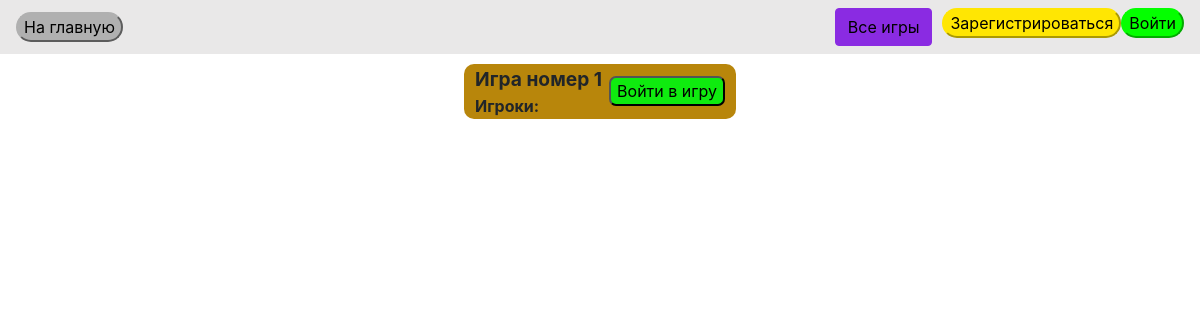
The app's page /home/all_games/, older data.
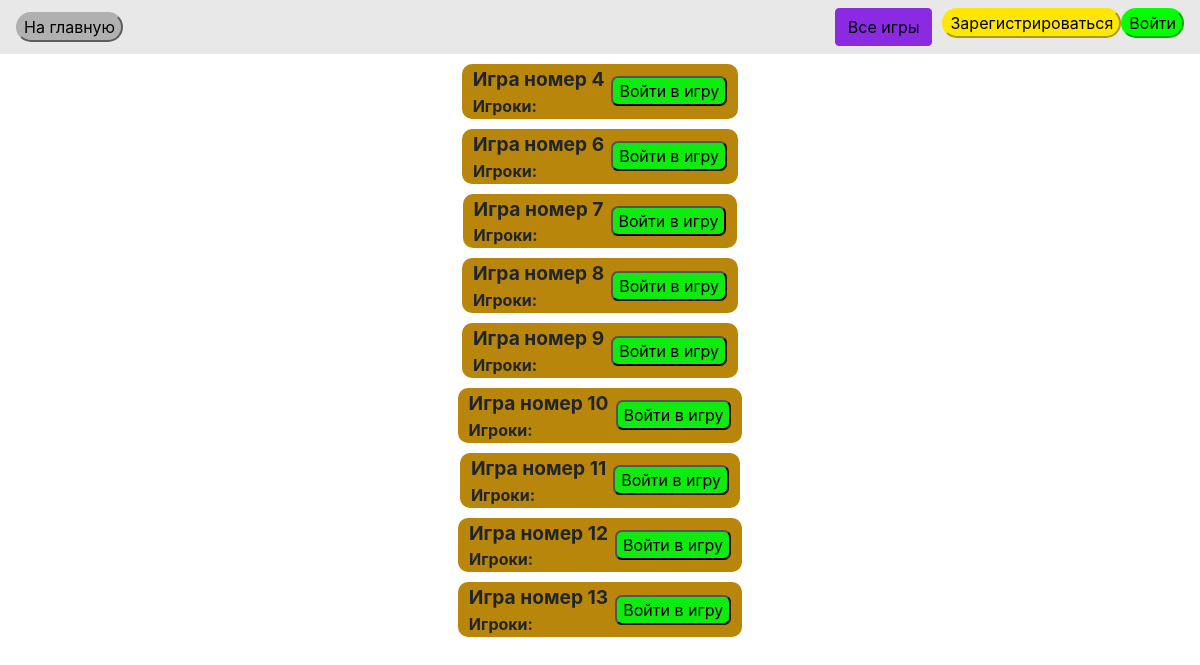
The same page, newer data.
### zavalinka_game/models.py (models this page shows, shortened)
class ZavalinkaGame(models.Model):
    round = models.IntegerField(default=0)

### zavalinka_game/views.py (the view)
# urls.py: path('all_games/', views.AllGamesView.as_view(), name='all_games'),
class AllGamesView(TemplateView):
    def get(self, request):
        games = ZavalinkaGame.objects.all()
        context = {"games": [(game, {"users_str": ", ".join([str(user_in_game.user.user.username) for user_in_game in game.users.all()])}) for game in games]}
        return render(request, 'zavalinka_game/all_games.html', context=context)

### zavalinka_game/templates/zavalinka_game/all_games.html (shortened to what this page needs)
{% extends 'base.html' %}
{% load static %}
{% block header %}
    <link href="{% static 'zavalinka_game/all_games.css' %}" rel="stylesheet" type="text/css">
{% endblock %}
{% block content %}
    {% for game, addit in games %}
        <div class="game-containter">
            <div class="game-container-inner">
                <table>
                    <tr>
                        <th>
                            <big> Игра номер {{ game.id }}</big> <br>
                            Игроки: {{ addit.users_str }}
                        </th>
                        <th>
                            <form method='POST' action="{% url 'join_game' %}">
                                <button class='join-game-button' type='submit'> Войти в игру </button>
                            </form>
                        </th>
                    </tr>
                </table>
            </div>
        </div>
    {% endfor %}
{% endblock %}

### templates/base.html (shortened to what this page needs)
{% load static %}
<!DOCTYPE html>
<html lang="en">
  <head>
    <link rel="stylesheet" href="https://cdn.jsdelivr.net/npm/bootstrap@4.0.0/dist/css/bootstrap.min.css">
    <link href="{% static 'base.css' %}" rel="stylesheet" type="text/css">
    {% block header %}
    {% endblock %}
  </head>
  <body>
    <main>
        <div class='container-fluid navbar header-div'>
          <a class='' href="{% url 'home_page' %}">
            <button class="go-home-button super-button"> На главную </button>
          </a>
          <ul class="nav">
          <li>
            <a href="{% url 'all_games' %}">
              <button class='btn view-all-games-button'> Все игры </button>
            </a>
          </li>
          {% if request.user.is_authenticated  %}
          <li>
            <a href="{% url 'create_game' %}">
              <button class="btn btn-secondary create-game-button" type="button">
                Создать игру
              </button>
            </a>
          </li>
          <li>
            <div class='dropdown'>
              <a href="/home/profile/{{ user }}/">
                <button class="btn btn-secondary profile-button" type="button">
                  Профиль
                </button>
              </a>
              <button class="btn profile-button dropdown-toggle btn-secondary dropdown-toggle-split" id='profile_dropdown_button'
                data-toggle="dropdown" aria-haspopup="true" aria-expanded="false"
                type='button'>  </button>
                <div class='dropdown-menu' aria-labelledby='profile_dropdown_button'>
                  <a class='dropdown-item' href="{% url 'friends_list' %}">
                    <button class="friends-list-button super-button"> Друзья </button>
                  </a>
                  <a class='dropdown-item' href="{% url 'logout' %}">
                    <button class="logout-button super-button"> Выйти </button>
                  </a>
                </div>
            </div>
          </li>
          {% else %}
          <li>
            <a href="{% url 'signup' %}">
              <button class='signup-button super-button'> Зарегистрироваться </button>
            </a>
          </li>
          <li>
            <a class='' href="{% url 'login' %}">
              <button class='login-button super-button' > Войти </button>
            </a>
          </li>
          {% endif %}
        </div>
        <div class='main-content-div'>
          {% block content %}
          {% endblock %}
    </main>
  </body>
</html>

### static/base.css (style rules this page uses)
body, html, main { width: 100%; height: 100%; }
.header-div { float: top; width: 100%; background-color: #e9e8e8; margin-bottom: 10px; }
.super-button { border-radius: 25em; }
.go-home-button { background-color: #B0B0B0; border-color: #B0B0B0 }
.login-button { background-color: #04FF00; border-color: #04FF00 }
.signup-button { background-color: #ffe603; border-color: #ffe603; }
.main-content-div { height: 100%; }
.view-all-games-button { background-color: blueviolet; border-color: blueviolet; margin-right: 10px; }

### zavalinka_game/static/zavalinka_game/all_games.css (style rules this page uses)
.game-containter { margin-left:auto; margin-right:auto; width: max-content; margin-bottom: 4px; margin-top: 4px; background-color: darkgoldenrod; border-radius: 10px; }
.game-container-inner { margin: 10px; }
.join-game-button { border-radius: 7px; background-color: rgb(15, 235, 15); margin-left: 5px; }

Row changes from the older to the newer data that the page shows:
removed ZavalinkaGame: id "1"
added ZavalinkaGame: id "4"
added ZavalinkaGame: id "6"
added ZavalinkaGame: id "7"
added ZavalinkaGame: id "8"
added ZavalinkaGame: id "9"
added ZavalinkaGame: id "10"
added ZavalinkaGame: id "11"
added ZavalinkaGame: id "12"
added ZavalinkaGame: id "13"
